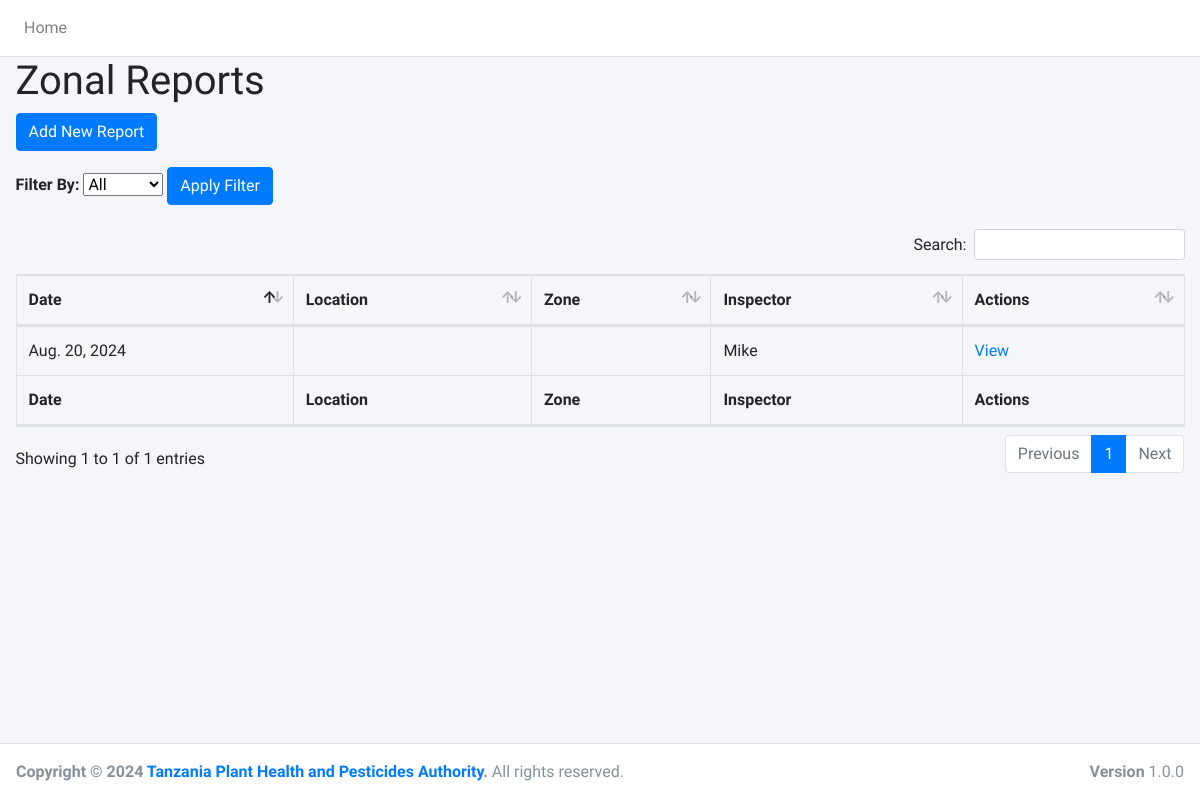
The app's page /ZonalReports/, older data.
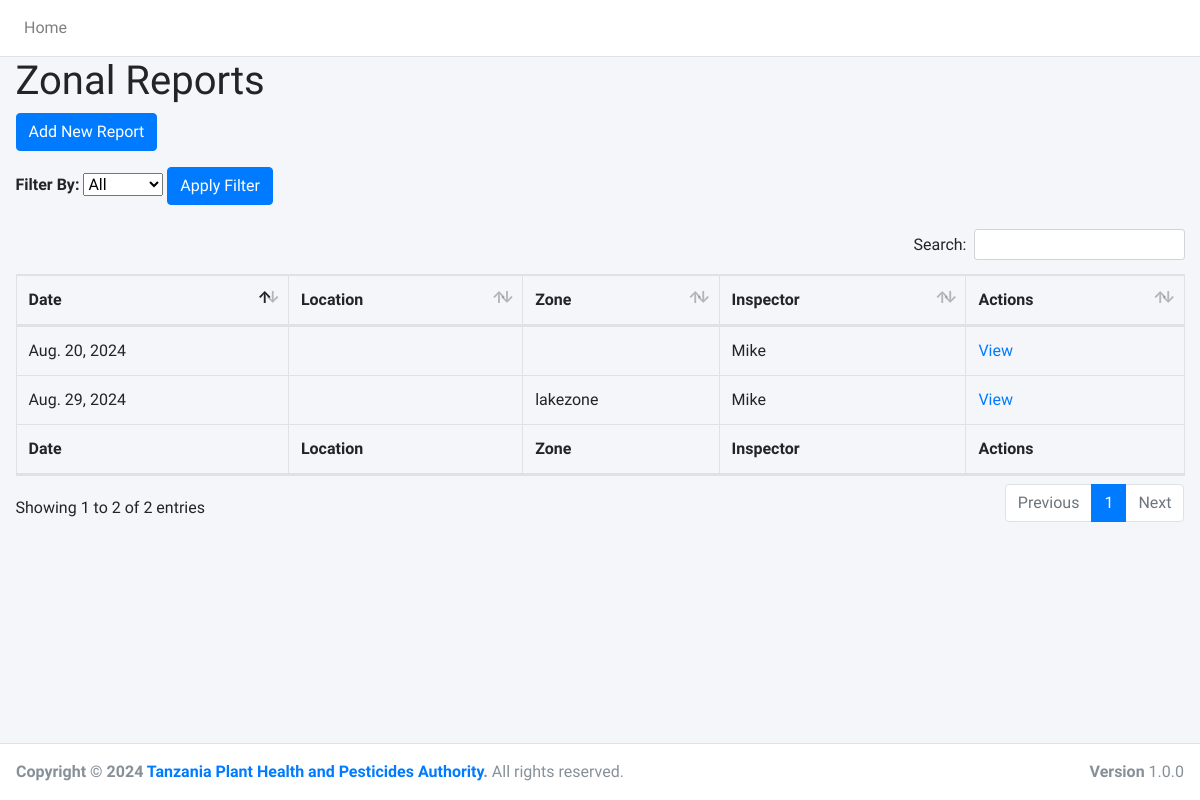
The same page, newer data.
### ZonalReports/models.py (models this page shows, shortened)
class ZonalReport(models.Model):
    STATIONS = [
        ('mtwara', 'Mtwara'), ('mtambaswala', 'Mtambaswala'), ('kasesya', 'Kasesya'),
        ('kirando', 'Kirando'), ('kabwe', 'Kabwe'), ('karema', 'Karema'),
        ('manyovu', 'Manyovu'), ('kibirizi', 'Kibirizi'), ('kigoma', 'Kigoma'),
        ('mabamba', 'Mabamba'), ('mwanza', 'Mwanza'), ('sirari', 'Sirari'),
        ('kabanga', 'Kabanga'), ('musoma', 'Musoma'), ('rusumo', 'Rusumo'),
        ('mutukula', 'Mutukula'), ('bukoba', 'Bukoba'), ('murusagamba', 'Murusagamba'),
        ('murongo', 'Murongo'), ('bukoba_airport', 'Bukoba Airport'), ('jnia', 'JNIA'),
        ('kurasini', 'Kurasini'), ('tanga', 'Tanga'), ('horohoro', 'Horohoro'),
        ('bagamoyo', 'Bagamoyo'), ('kwala', 'Kwala'), ('holili', 'Holili'),
        ('tarakea', 'Tarakea'), ('kia', 'KIA'), ('tengeru', 'Tengeru'),
        ('namanga', 'Namanga')
    ]
    ZONES = [
        ('northernzone', 'Northern Zone'), ('easternzone', 'Eastern Zone'), ('westernzone', 'Western Zone'),
        ('southernzone', 'Southern Zone'), ('southernhighlands', 'SOUTHERN HIGHLANDS'), ('lakezone', 'LAKE ZONE'),
        ('centralzone', 'CENTRAL ZONE'),
    ]
    created_by = models.ForeignKey(User, on_delete=models.CASCADE)
    date = models.DateField(default=timezone.now)
    station = models.CharField(max_length=50, choices=STATIONS)
    zone = models.CharField(max_length=50, choices=ZONES)
    number_of_inspectors = models.PositiveIntegerField()
    plant_consignments_certified = models.PositiveIntegerField()
    phytosanitary_certificates_issued = models.PositiveIntegerField()
    consignments_not_meeting_export_requirements = models.PositiveIntegerField()
    export_non_compliance_measures = models.TextField()
    plant_import_permits_issued = models.PositiveIntegerField()
    imported_plant_consignments_verified = models.PositiveIntegerField()
    imported_consignments_on_transit = models.PositiveIntegerField()
    consignments_not_meeting_import_requirements = models.PositiveIntegerField()
    import_non_compliance_measures = models.TextField()
    import_challenges = models.TextField(blank=True)
    pesticides_consignments_received_inspected = models.PositiveIntegerField()
    pesticides_consignments_not_meeting_requirements = models.PositiveIntegerField()
    pesticide_non_compliance_measures = models.TextField()
    pesticide_challenges = models.TextField(blank=True)
    field_visits = models.PositiveIntegerField()
    surveillance_work = models.TextField()
    key_pests_diseases_observed = models.TextField()
    geographical_coverage_of_pests = models.TextField()
    preliminary_measures_taken = models.TextField()
    fields_crops_inspected = models.PositiveIntegerField()
    crop_non_compliance_observed = models.TextField()
    crop_non_compliance_measures = models.TextField()
    pesticide_businesses_inspected = models.PositiveIntegerField()
    pesticide_business_non_compliance = models.TextField(blank=True)
    stakeholder_groups_met = models.PositiveIntegerField()
    stakeholder_concerns = models.TextField()
    other_field_work_activities = models.TextField()
    community_meetings_attended = models.TextField()
    community_concerns = models.TextField()
    on_call_plant_health = models.TextField(blank=True)
    on_call_pesticide_management = models.TextField(blank=True)
    other_important_matters = models.TextField(blank=True)

### ZonalReports/views.py (the view)
# urls.py: path('', views.zonal_report_list, name='zonal_report_list'),
def zonal_report_list(request):
    reports = ZonalReport.objects.all()
    return render(request, 'ZonalReports/zonal_report_list.html', {'reports': reports})

### ZonalReports/Templates/ZonalReports/zonal_report_list.html (shortened to what this page needs)
{% extends 'Meetings/base.html' %}
{% block content %}
  <h1>Zonal Reports</h1>
  <a href="{% url 'zonal_report_create' %}" class="btn btn-primary mb-3">Add New Report</a>
  <form method="get" class="filter-form mb-4" action="{% url 'zonal_report_filter' %}">
        <label for="filter" class="form-label">Filter By:</label>
        <select name="filter" id="filter" class="form-select d-inline-block" style="width: auto;" >
            <option value="">All</option>
        </select>
        <button type="submit" class="btn btn-primary">Apply Filter</button>
  </form>
  <table class="table table-bordered" id="inspection_list">
    <thead>
        <tr>
            <th>Date</th>
            <th>Location</th>
            <th>Zone</th>
            <th>Inspector</th>
            <th>Actions</th>
        </tr>
    </thead>
    <tbody>
        {% for report in reports %}
        <tr>
            <td>{{ report.date }}</td>
            <td>{{ report.location }}</td>
            <td>{{ report.zone }}</td>
            <td>{{ report.created_by.username }}</td>
            <td>
                <a href="{% url 'zonal_report_detail' report.pk %}">View</a>
            </td>
        </tr>
        {% endfor %}
    </tbody>
    <thead>
        <tr>
            <th>Date</th>
            <th>Location</th>
            <th>Zone</th>
            <th>Inspector</th>
            <th>Actions</th>
        </tr>
    </thead>
  </table>
{% endblock %}

Row changes from the older to the newer data that the page shows:
added ZonalReport: date "Aug. 29, 2024", zone "lakezone", created_by.username "Mike"
Text that changed along with them:
text written by a page script: "Search: Showing 1 to 1 of 1 entries Previous 1 Next" → "Search: Showing 1 to 2 of 2 entries Previous 1 Next"
